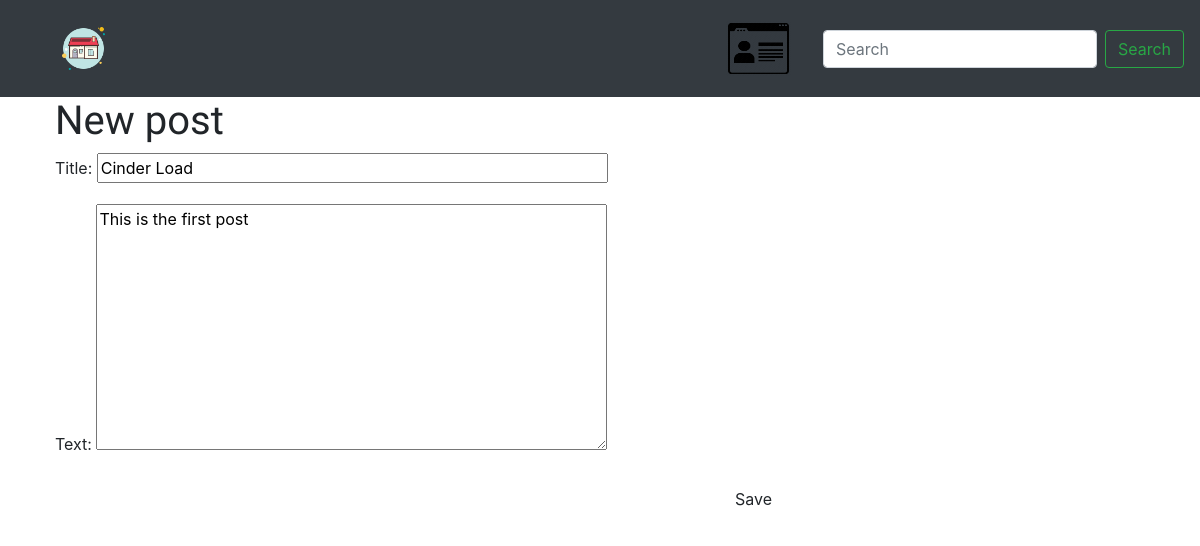
/post/1/edit/, run on an earlier commit of the app's database.
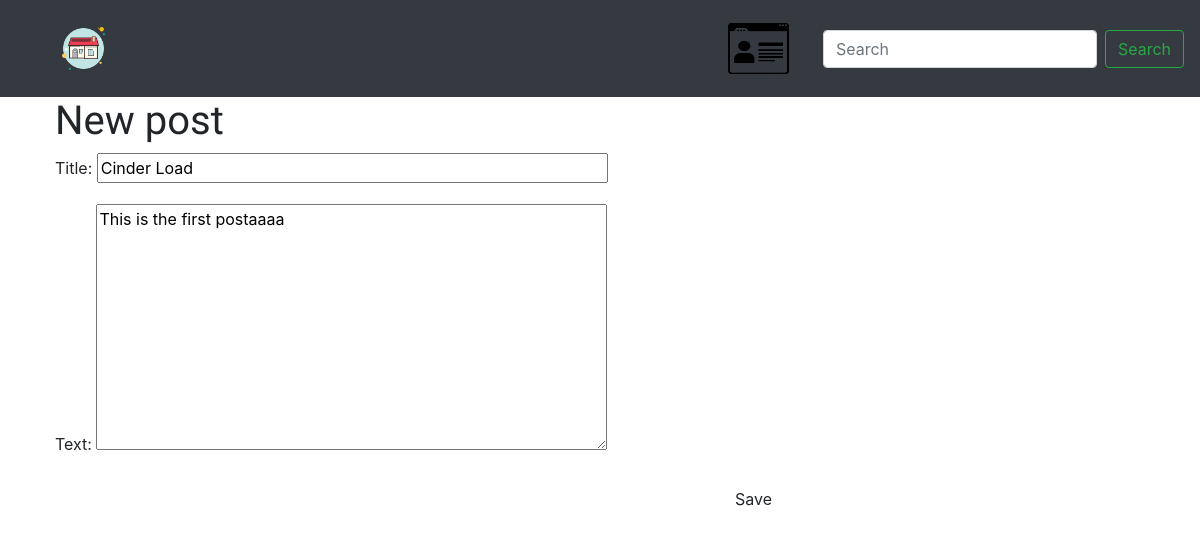
And on a later commit of the database.
### blog/models.py (models this page shows, shortened)
class Post(models.Model):
    author = models.ForeignKey('auth.User', on_delete=models.CASCADE)
    title = models.CharField(max_length=200)
    text = models.TextField()
    created_date = models.DateTimeField(default=timezone.now)
    published_date = models.DateTimeField(blank=True, null=True)

### blog/views.py (the view)
# urls.py: path('post/<int:pk>/edit/', views.post_edit, name='post_edit'),
def post_edit(request, pk):
    post = get_object_or_404(Post, pk=pk)
    if request.method == "POST":
        form = PostForm(request.POST, instance=post)
        if form.is_valid():
            post = form.save(commit=False)
            post.author = request.user
            post.published_date = timezone.now()
            post.save()
            return redirect('post_detail', pk=post.pk)
    else:
        form = PostForm(instance=post)
    return render(request, 'blog/post_edit.html', {'form': form})

### blog/forms.py
class PostForm(forms.ModelForm):
    class Meta:
        model = Post
        fields = ('title', 'text',)

### templates/blog/post_edit.html
{% extends 'blog/base.html' %}
{% block content %}
    <h1>New post</h1>
    <form method="POST" class="post-form">{% csrf_token %}
        {{ form.as_p }}
        <button type="submit" class="save btn btn-default">Save</button>
    </form>
{% endblock %}

What changed in the data, as far as the page shows it:
changed Post "Cinder Load": text "This is the first post" → "This is the first postaaaa"
